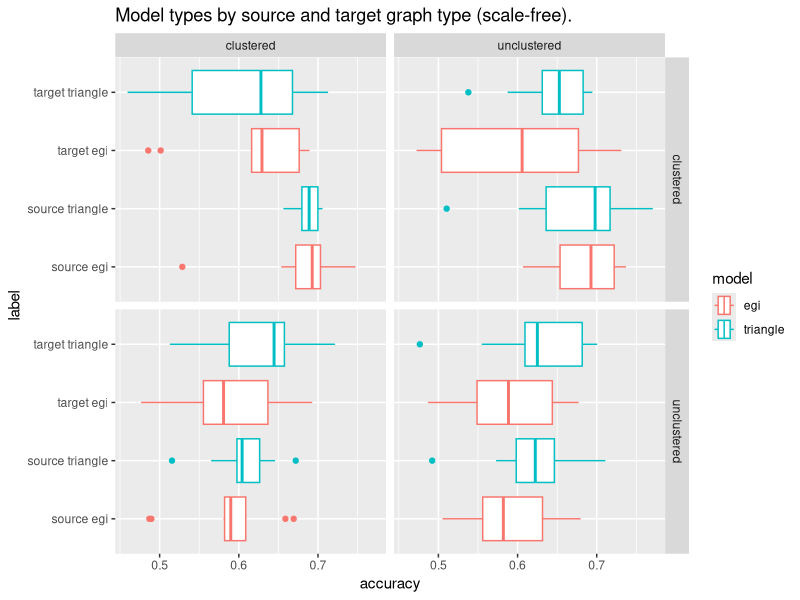
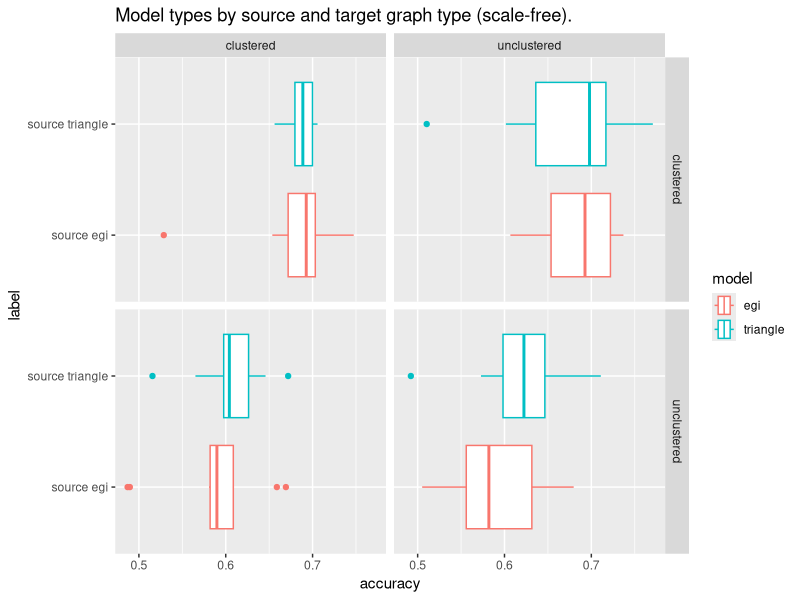
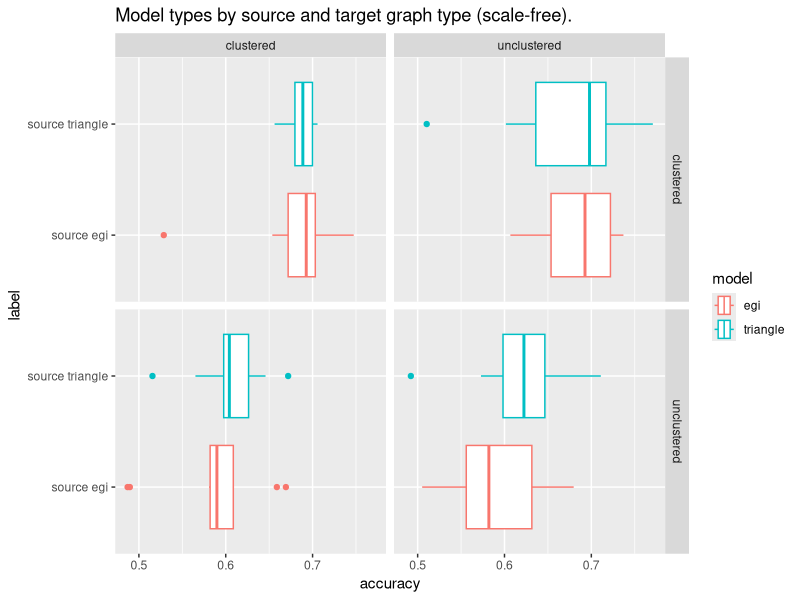

Generate these figures, in order, with R:
## ---- chunk 1
knitr::opts_chunk$set(echo = TRUE)
## ---- chunk 2
library(readr)
library(dplyr)
library(knitr)
library(tidyr)
library(ggplot2)
library(stringr)
## ---- chunk 3
data <- read_csv("data.csv")
## ---- chunk 4
grouped<- data %>% group_by(src,target,model) %>% 
  summarise(`source-accuracy` = mean(`source-accuracy`),
            `target-accuracy` = mean(`target-accuracy`))

knitr::kable(grouped)
## ---- chunk 5

plotMe <- function(df) {
  p <- ggplot(df ,aes(x=`accuracy`,y=`label`,colour=`model`)) + 
       geom_boxplot() + 
       facet_grid(rows=vars(`src`),cols=vars(`target`)) +
       ggtitle("Model types by source and target graph type (scale-free).")

  return(p)
}
## ---- chunk 6
plotData <- data %>%
  pivot_longer(cols=c(`source-accuracy`,`target-accuracy`),
               names_to="srctarget",values_to="accuracy") %>%

  mutate(`srctarget`=str_replace(`srctarget`,"source-accuracy","source")) %>%
  mutate(`srctarget`=str_replace(`srctarget`,"target-accuracy","target")) %>%    
  unite(`srctarget`,`model`,col=`label`,sep=" ",remove=FALSE) 

plotMe(plotData)
## ---- chunk 7
plotMe(filter(plotData,`srctarget` == "source"))
## ---- chunk 8
plotMe(filter(plotData,`srctarget` == "source"))
